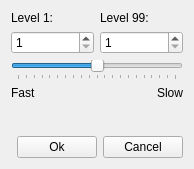
<?xml version="1.0" encoding="UTF-8"?>
<ui version="4.0">
 <class>GenerateCurveDialog</class>
 <widget class="QWidget" name="GenerateCurveDialog">
  <property name="windowModality">
   <enum>Qt::ApplicationModal</enum>
  </property>
  <property name="geometry">
   <rect>
    <x>0</x>
    <y>0</y>
    <width>194</width>
    <height>169</height>
   </rect>
  </property>
  <property name="windowTitle">
   <string>YaRXP - Generate Curve</string>
  </property>
  <layout class="QGridLayout" name="gridLayout">
   <item row="3" column="0">
    <widget class="QLabel" name="label_3">
     <property name="text">
      <string>Fast</string>
     </property>
    </widget>
   </item>
   <item row="2" column="0" colspan="2">
    <widget class="QSlider" name="slider_rate">
     <property name="minimum">
      <number>-10</number>
     </property>
     <property name="maximum">
      <number>10</number>
     </property>
     <property name="orientation">
      <enum>Qt::Horizontal</enum>
     </property>
     <property name="tickPosition">
      <enum>QSlider::TicksBelow</enum>
     </property>
     <property name="tickInterval">
      <number>1</number>
     </property>
    </widget>
   </item>
   <item row="3" column="1">
    <widget class="QLabel" name="label_4">
     <property name="text">
      <string>Slow</string>
     </property>
     <property name="alignment">
      <set>Qt::AlignRight|Qt::AlignTrailing|Qt::AlignVCenter</set>
     </property>
    </widget>
   </item>
   <item row="0" column="1">
    <widget class="QLabel" name="label_2">
     <property name="text">
      <string>Level 99:</string>
     </property>
    </widget>
   </item>
   <item row="1" column="0">
    <widget class="QSpinBox" name="spin_min">
     <property name="minimum">
      <number>1</number>
     </property>
     <property name="maximum">
      <number>999</number>
     </property>
    </widget>
   </item>
   <item row="5" column="0" colspan="2">
    <layout class="QHBoxLayout" name="horizontalLayout">
     <item>
      <spacer name="horizontalSpacer">
       <property name="orientation">
        <enum>Qt::Horizontal</enum>
       </property>
       <property name="sizeHint" stdset="0">
        <size>
         <width>40</width>
         <height>20</height>
        </size>
       </property>
      </spacer>
     </item>
     <item>
      <widget class="QPushButton" name="button_ok">
       <property name="text">
        <string>Ok</string>
       </property>
      </widget>
     </item>
     <item>
      <widget class="QPushButton" name="button_cancel">
       <property name="text">
        <string>Cancel</string>
       </property>
      </widget>
     </item>
    </layout>
   </item>
   <item row="0" column="0">
    <widget class="QLabel" name="label">
     <property name="text">
      <string>Level 1:</string>
     </property>
    </widget>
   </item>
   <item row="1" column="1">
    <widget class="QSpinBox" name="spin_max">
     <property name="minimum">
      <number>1</number>
     </property>
     <property name="maximum">
      <number>999</number>
     </property>
    </widget>
   </item>
   <item row="4" column="1">
    <spacer name="verticalSpacer">
     <property name="orientation">
      <enum>Qt::Vertical</enum>
     </property>
     <property name="sizeHint" stdset="0">
      <size>
       <width>20</width>
       <height>40</height>
      </size>
     </property>
    </spacer>
   </item>
  </layout>
 </widget>
 <tabstops>
  <tabstop>spin_min</tabstop>
  <tabstop>spin_max</tabstop>
  <tabstop>slider_rate</tabstop>
  <tabstop>button_ok</tabstop>
  <tabstop>button_cancel</tabstop>
 </tabstops>
 <resources/>
 <connections/>
</ui>
